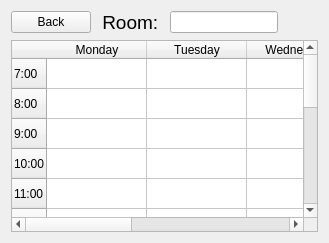
             <widget class="QWidget" name="schedule_stackedwidgetPage2">
              <attribute name="title">
               <string/>
              </attribute>
              <layout class="QVBoxLayout" name="verticalLayout_64">
               <item>
                <layout class="QHBoxLayout" name="horizontalLayout_15">
                 <item>
                  <widget class="QPushButton" name="back">
                   <property name="text">
                    <string>Back</string>
                   </property>
                  </widget>
                 </item>
                 <item>
                  <widget class="QLabel" name="label_57">
                   <property name="font">
                    <font>
                     <pointsize>14</pointsize>
                    </font>
                   </property>
                   <property name="text">
                    <string> Room: </string>
                   </property>
                  </widget>
                 </item>
                 <item>
                  <widget class="QLineEdit" name="accessed_room_sched_lineedit">
                   <property name="readOnly">
                    <bool>true</bool>
                   </property>
                  </widget>
                 </item>
                 <item>
                  <spacer name="horizontalSpacer_27">
                   <property name="orientation">
                    <enum>Qt::Horizontal</enum>
                   </property>
                   <property name="sizeHint" stdset="0">
                    <size>
                     <width>40</width>
                     <height>20</height>
                    </size>
                   </property>
                  </spacer>
                 </item>
                </layout>
               </item>
               <item>
                <widget class="QTableWidget" name="room_sched_table">
                 <row>
                  <property name="text">
                   <string>7:00</string>
                  </property>
                 </row>
                 <row>
                  <property name="text">
                   <string>8:00</string>
                  </property>
                 </row>
                 <row>
                  <property name="text">
                   <string>9:00</string>
                  </property>
                 </row>
                 <row>
                  <property name="text">
                   <string>10:00</string>
                  </property>
                 </row>
                 <row>
                  <property name="text">
                   <string>11:00</string>
                  </property>
                 </row>
                 <row>
                  <property name="text">
                   <string>12:00</string>
                  </property>
                 </row>
                 <row>
                  <property name="text">
                   <string>1:00</string>
                  </property>
                 </row>
                 <row>
                  <property name="text">
                   <string>2:00</string>
                  </property>
                 </row>
                 <row>
                  <property name="text">
                   <string>3:00</string>
                  </property>
                 </row>
                 <row>
                  <property name="text">
                   <string>4:00</string>
                  </property>
                 </row>
                 <row>
                  <property name="text">
                   <string>5:00</string>
                  </property>
                 </row>
                 <row>
                  <property name="text">
                   <string>6:00</string>
                  </property>
                 </row>
                 <row>
                  <property name="text">
                   <string>7:00</string>
                  </property>
                 </row>
                 <row>
                  <property name="text">
                   <string>8:00</string>
                  </property>
                 </row>
                 <column>
                  <property name="text">
                   <string>Monday</string>
                  </property>
                 </column>
                 <column>
                  <property name="text">
                   <string>Tuesday</string>
                  </property>
                 </column>
                 <column>
                  <property name="text">
                   <string>Wednesday</string>
                  </property>
                 </column>
                 <column>
                  <property name="text">
                   <string>Thursday</string>
                  </property>
                 </column>
                 <column>
                  <property name="text">
                   <string>Friday</string>
                  </property>
                 </column>
                </widget>
               </item>
              </layout>
             </widget>
